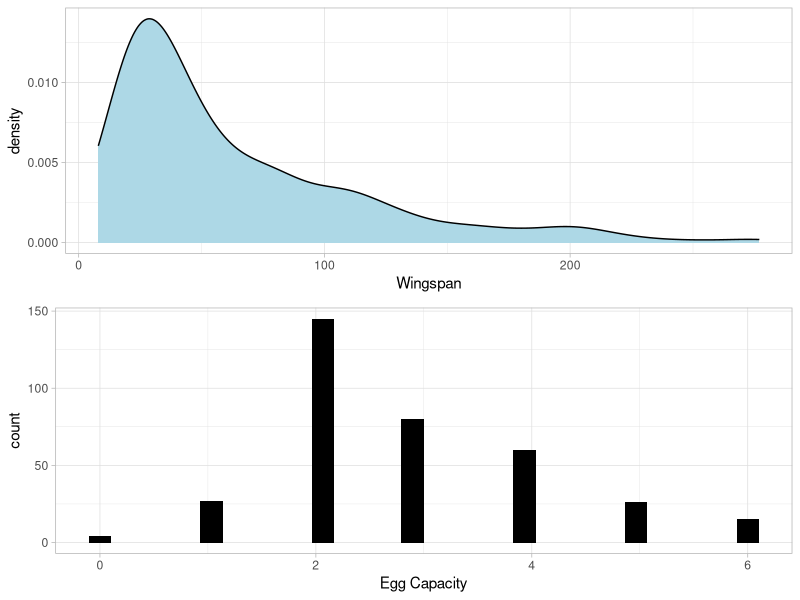
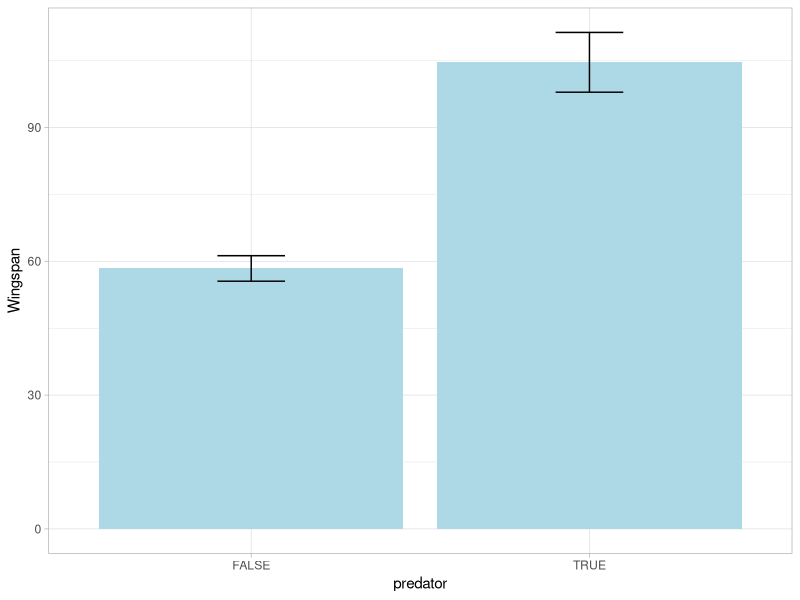
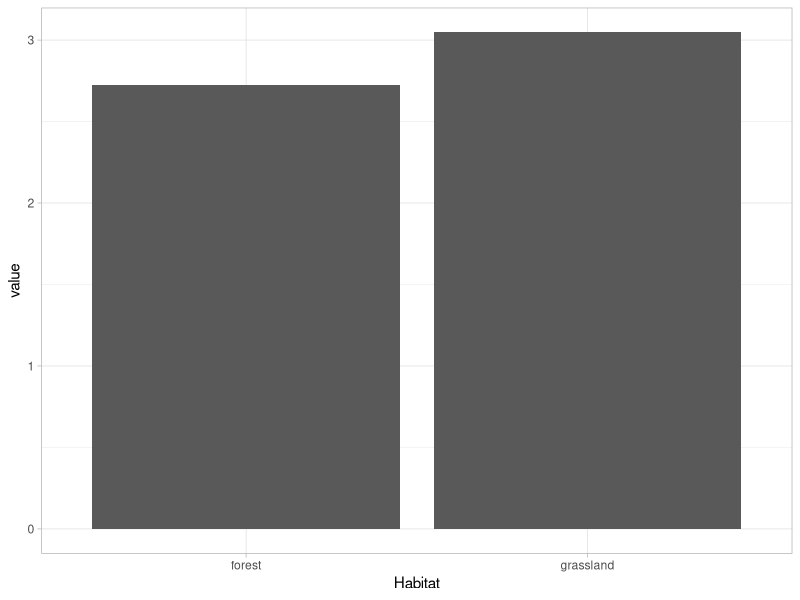

The R script that drew these images, in order:
setwd(r"{C:\Users\salba\Documents\Big Data Club\R For Data Analysis}")

### Load the Tidyverse
# install.packages("tidyverse")
library(tidyverse)

#Also load a personal favorite - gridExtra
library(gridExtra)

df <- read_csv("birds.csv")

head(df)

colnames(df)

summary(df)

g1 <- ggplot(df) + geom_density(aes(x = wingspan), fill = "lightblue") + xlab("Wingspan") + theme_light()
g2 <- ggplot(df) + geom_histogram(aes(x = egg_capacity), fill = "black") + xlab("Egg Capacity") + theme_light()

grid.arrange(g1, g2)

pred <- df %>% group_by(predator) %>% summarize(Wingspan = mean(wingspan, na.rm = TRUE), se = sd(wingspan, na.rm = TRUE) / sqrt(n()))

ggplot(pred) + geom_col(aes(x = predator, y = Wingspan), fill = "lightblue") +
  geom_errorbar(aes(x = predator, ymin = Wingspan - se, ymax = Wingspan + se), width = 0.2) +
  theme_light()

summary(df)

hab <- df %>% select(common_name, forest, grassland, wetland, egg_capacity) %>% 
  mutate(nhab = forest + grassland + wetland) %>%
  filter(nhab == 1)

forest <- hab %>% filter(forest) %>% summarize(forest = mean(egg_capacity))

grassland <- hab %>% filter(grassland) %>% summarize(grassland = mean(egg_capacity))

df2 <- bind_cols(forest, grassland) %>% gather()
 
ggplot(df2) + geom_col(aes(x = key, y = value)) + xlab("Habitat") + theme_light()

